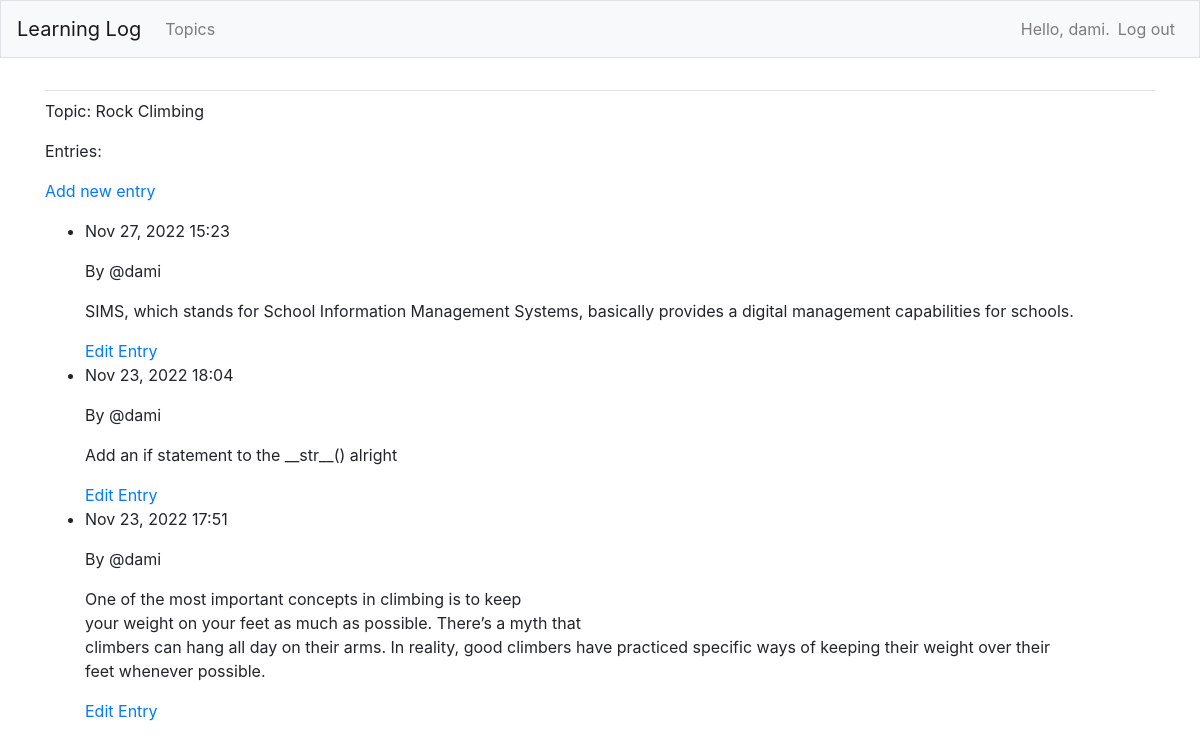
The app's page /topics/2 (signed in), older data.
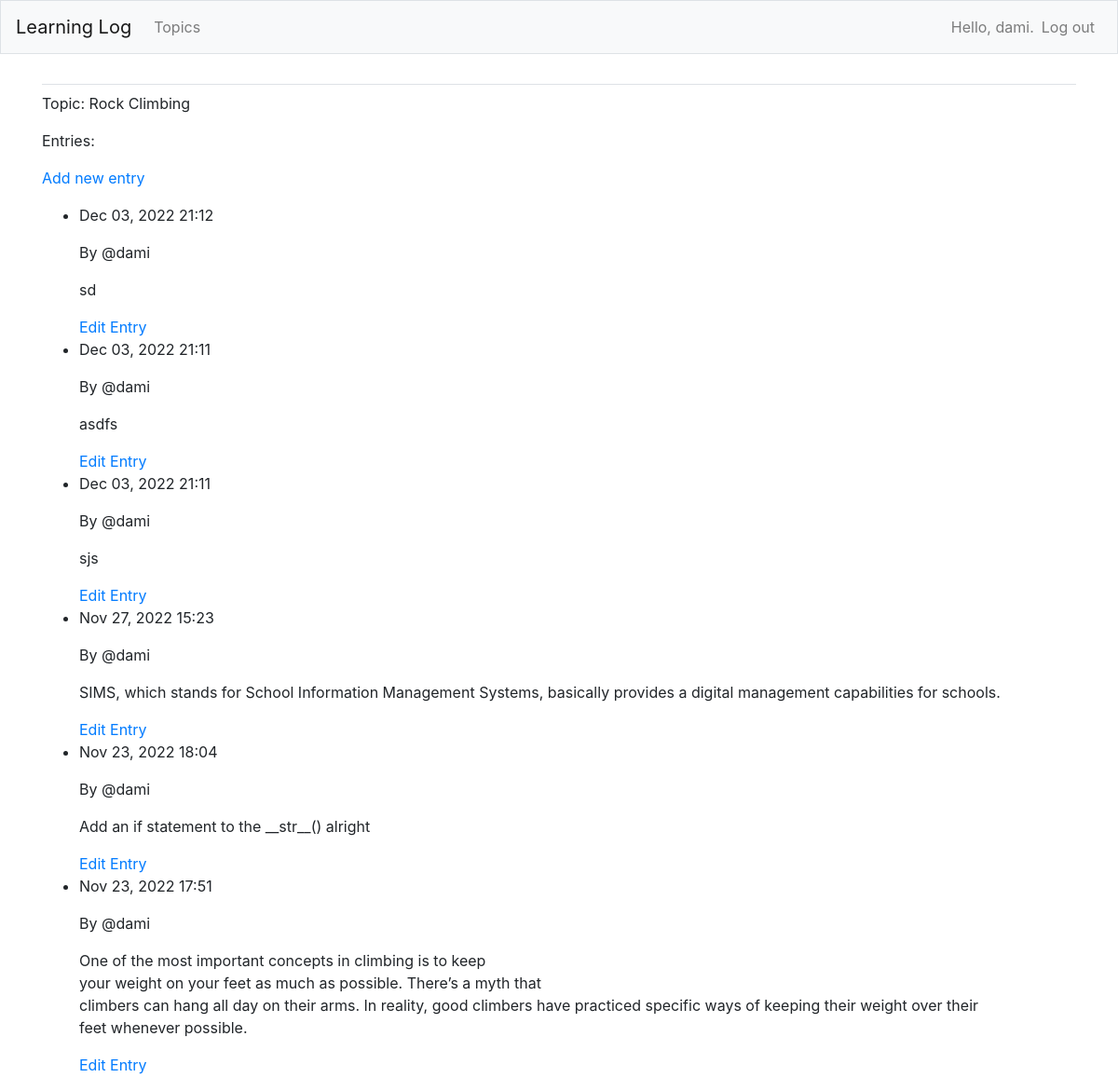
The same page, newer data.
### learning_logs/models.py (models this page shows, shortened)
class Topic(models.Model):
    text = models.CharField(max_length=200)
    date_added = models.DateTimeField(auto_now_add=True)
    owner = models.ForeignKey(User, on_delete=models.CASCADE)
    def __str__(self) -> str:
        return self.text

class Entry(models.Model):
    topic = models.ForeignKey(Topic, on_delete=models.CASCADE)
    text = models.TextField()
    date_added = models.DateTimeField(auto_now_add=True)
    class Meta:
        verbose_name_plural = 'entries'

### learning_logs/views.py (the view)
# urls.py: path('topics/<int:topic_id>', views.topic, name='topic'),
@login_required
def topic(request, topic_id):
    topic = Topic.objects.get(id=topic_id)
    if topic.owner != request.user:
        raise Http404
    entries = topic.entry_set.order_by('-date_added')
    context = {
        'topic': topic, 'entries': entries,
    }
    return render(request, 'learning_logs/topic.html', context)

### learning_logs/templates/learning_logs/topic.html
{% extends 'learning_logs/base.html' %}
{% block content %}
  <p>Topic: {{topic}}</p>
  <p>Entries:</p>
  <p>
    <a href="{% url 'learning_logs:new_entry' topic.id %}">Add new entry</a>
  </p>
  <ul>
    {% for entry in entries %}
      <li>
        <p>{{entry.date_added|date:'M d, Y H:i'}}</p>
        <p>By @{{entry.topic.owner.username}}</p>
        <p>{{entry.text|linebreaks}}</p>
        <a href="{% url 'learning_logs:edit_entry' entry.id %}">Edit Entry</a>
      </li>
    {% empty %}
      <li>There are no entries for this topic</li>
    {% endfor %}
  </ul>
{% endblock content %}

### learning_logs/templates/learning_logs/base.html (shortened to what this page needs)
{% load bootstrap4 %}
<!DOCTYPE html>
<html lang="en">
<head>
  {% bootstrap_css %}
</head>
<body>
  <nav class="navbar navbar-expand-md navbar-light bg-light mb-4 border">
    <a class="navbar-brand" href="{% url 'learning_logs:index'%}">Learning Log</a>
    <div class="collapse navbar-collapse" id="navbarCollapse">
      <ul class="navbar-nav mr-auto">
        <li class="nav-item">
          <a class="nav-link" href="{% url 'learning_logs:topics'%}">Topics</a>
        </li>
      </ul>
      <ul class="navbar-nav ml-auto">
        {% if user.is_authenticated %}
        <li class="nav-item">
          <span class="navbar-text">Hello, {{ user.username }}.</span>
        </li>
        <li class="nav-item">
        <a class="nav-link" href="{% url 'users:logout' %}">Log out</a>
        </li>
        {% endif %}
      </ul>
    </div>
  </nav>
  <main role="main" class="container">
    <div class="pb-2 mb-2 border-bottom">
    </div>
    <div>
      {% block content %}{% endblock content %}
    </div>
  </main>
</body>
</html>

Row changes from the older to the newer data that the page shows:
added Entry: date_added "Dec 03, 2022 21:12", topic.owner.username "dami", text "sd"
added Entry: date_added "Dec 03, 2022 21:11", topic.owner.username "dami", text "asdfs"
added Entry: date_added "Dec 03, 2022 21:11", topic.owner.username "dami", text "sjs"
